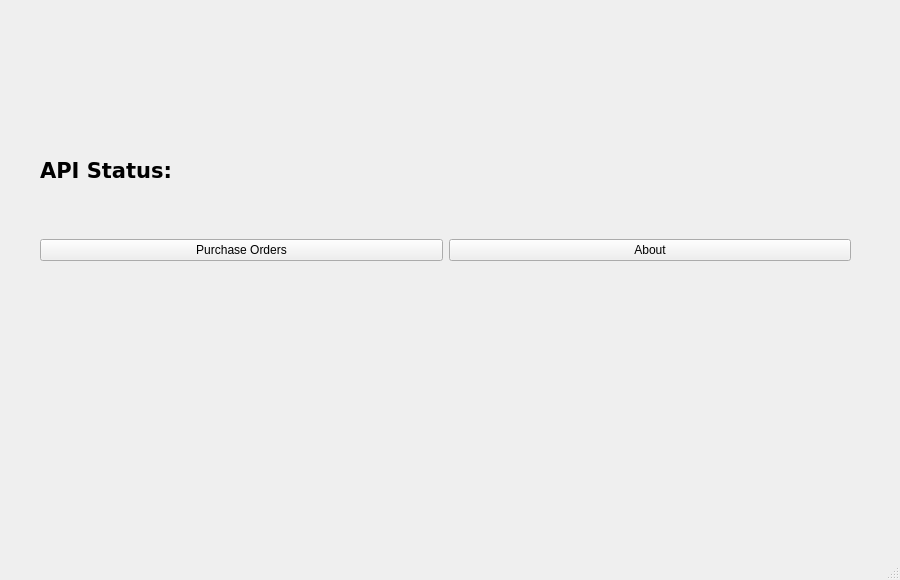
<?xml version="1.0" encoding="UTF-8"?>
<ui version="4.0">
 <class>MainWindow</class>
 <widget class="QMainWindow" name="MainWindow">
  <property name="geometry">
   <rect>
    <x>0</x>
    <y>0</y>
    <width>900</width>
    <height>580</height>
   </rect>
  </property>
  <property name="windowTitle">
   <string>MainWindow</string>
  </property>
  <widget class="QWidget" name="centralwidget">
   <widget class="QStackedWidget" name="stackedwidget">
    <property name="geometry">
     <rect>
      <x>20</x>
      <y>110</y>
      <width>851</width>
      <height>421</height>
     </rect>
    </property>
    <widget class="QWidget" name="start">
     <widget class="QWidget" name="horizontalLayoutWidget_2">
      <property name="geometry">
       <rect>
        <x>20</x>
        <y>20</y>
        <width>811</width>
        <height>80</height>
       </rect>
      </property>
      <layout class="QHBoxLayout" name="horizontalLayout_2">
       <item>
        <widget class="QLabel" name="label_api_status">
         <property name="font">
          <font>
           <family>DejaVu Sans</family>
           <pointsize>16</pointsize>
           <weight>75</weight>
           <bold>true</bold>
          </font>
         </property>
         <property name="text">
          <string>API Status: </string>
         </property>
        </widget>
       </item>
      </layout>
     </widget>
     <widget class="QWidget" name="horizontalLayoutWidget">
      <property name="geometry">
       <rect>
        <x>20</x>
        <y>120</y>
        <width>811</width>
        <height>41</height>
       </rect>
      </property>
      <layout class="QHBoxLayout" name="horizontalLayout">
       <item>
        <widget class="QPushButton" name="btn_purchase_orders">
         <property name="styleSheet">
          <string notr="true">min-height:1.5em;</string>
         </property>
         <property name="text">
          <string>Purchase Orders</string>
         </property>
        </widget>
       </item>
       <item>
        <widget class="QPushButton" name="btn_about">
         <property name="styleSheet">
          <string notr="true">min-height:1.5em;</string>
         </property>
         <property name="text">
          <string>About</string>
         </property>
        </widget>
       </item>
      </layout>
     </widget>
    </widget>
    <widget class="QWidget" name="page_2"/>
   </widget>
   <widget class="QWidget" name="verticalLayoutWidget">
    <property name="geometry">
     <rect>
      <x>40</x>
      <y>20</y>
      <width>541</width>
      <height>91</height>
     </rect>
    </property>
    <layout class="QVBoxLayout" name="verticalLayout">
     <item>
      <widget class="QLabel" name="label">
       <property name="text">
        <string/>
       </property>
       <property name="pixmap">
        <pixmap>../../../resources/img/logo.png</pixmap>
       </property>
       <property name="scaledContents">
        <bool>true</bool>
       </property>
       <property name="wordWrap">
        <bool>false</bool>
       </property>
      </widget>
     </item>
    </layout>
   </widget>
  </widget>
  <widget class="QMenuBar" name="menubar">
   <property name="geometry">
    <rect>
     <x>0</x>
     <y>0</y>
     <width>900</width>
     <height>22</height>
    </rect>
   </property>
  </widget>
  <widget class="QStatusBar" name="statusbar"/>
 </widget>
 <resources/>
 <connections/>
</ui>
